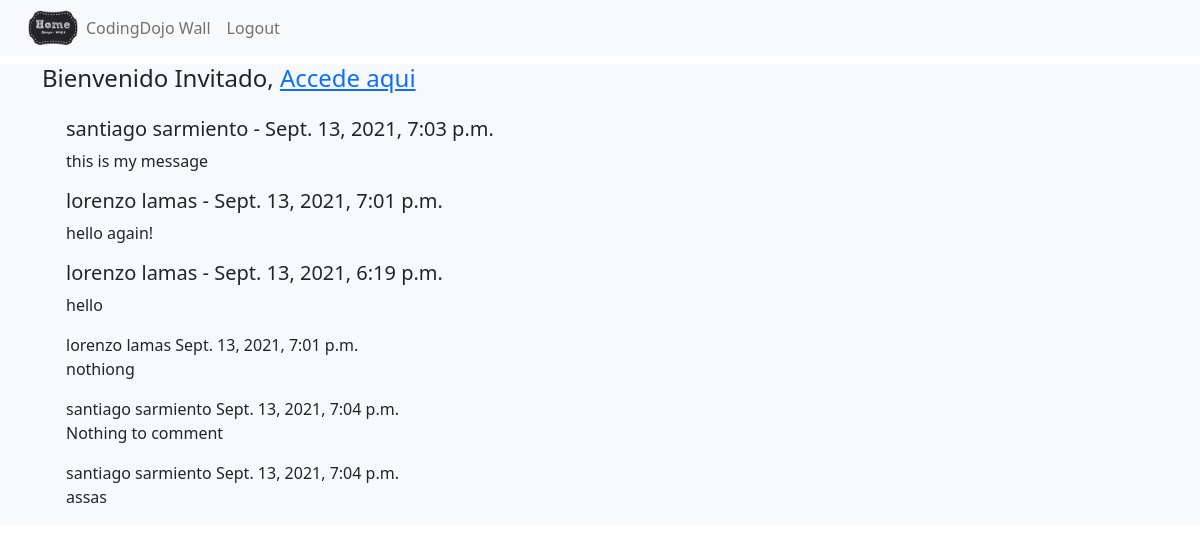
The app's page /wall with its own data.
### wall_app/models.py (models this page shows, shortened)
class Message(models.Model):
    user_id = models.ForeignKey(User, related_name='messages', on_delete=models.CASCADE)
    message = models.TextField(max_length=500)
    created_at = models.DateTimeField(auto_now_add=True)
    updated_at = models.DateTimeField(auto_now=True)
    objects = MessageManager()

class User(models.Model):
    first_name = models.CharField(max_length=255)
    last_name = models.CharField(max_length=255)
    email = models.EmailField(max_length=255, unique=True)
    password = models.CharField(max_length=255)
    created_at = models.DateTimeField(auto_now_add=True)
    updated_at = models.DateTimeField(auto_now=True)
    objects = UserManager()

class Comment(models.Model):
    user_id = models.ForeignKey(User, related_name='comments', on_delete=models.CASCADE)
    message_id = models.ForeignKey(Message, related_name='comments', on_delete=models.CASCADE)
    comment = models.TextField(max_length=500)
    created_at = models.DateTimeField(auto_now_add=True)
    updated_at = models.DateTimeField(auto_now=True)
    objects = CommentManager()

### wall_app/views.py (the view)
# urls.py: path('wall', views.wall, name='wall'),
def wall(request):
    context={
        'messages': Message.objects.all().order_by('-created_at'),
        'comments': Comment.objects.all().order_by('-created_at'),
    }
    return render(request, 'wall_app/wall.html', context)

### wall_app/templates/wall_app/wall.html (shortened to what this page needs)
{% extends "wall_app/base.html"%}
{% block content %}
    <div class="container">
        {% if request.session.usuario %}
            <h1>Bienvenido {{request.session.usuario.first_name}}  {{request.session.usuario.last_name}}</h1>
        {% else %}
            <h4>Bienvenido Invitado, <a href="{% url 'home' %}">Accede aqui</a></h4>
        {% endif %}
    </div>
    <div class="container mt-4">
        <div class="container row justify-content-start">
            <div class="container">
                {% for message in messages %}
                    <h5>{{message.user_id.first_name}} {{message.user_id.last_name}} - {{message.created_at}} </h5>
                    <p>{{message.message}}</p>
                    {% for comment in message.comments.all %}
                    {{comment.user_id.first_name}} {{comment.user_id.last_name}} {{comment.created_at}}
                    <p>{{comment.comment}}</p>
                    {% endfor %}
            {% endfor %}
        </div>
{% endblock %}

### wall_app/templates/wall_app/base.html (shortened to what this page needs)
{% load static %}
<!DOCTYPE html>
<html lang="es-CL">
<head>
    <link href="https://cdn.jsdelivr.net/npm/bootstrap@5.0.1/dist/css/bootstrap.min.css" rel="stylesheet">
    <link rel="stylesheet" href="{% static 'wall_app/css/styles.css' %}">
</head>
<body>
    <div class="wrapper">
        {% include "wall_app/navbar.html" %}
        <div class="container-fluid p-0 bg-light">
            {% block content %}{% endblock %}
        </div>
    </div>
</body>
</html>

### wall_app/templates/wall_app/navbar.html (shortened to what this page needs)
{% load static %}
<nav class="navbar navbar-expand-lg navbar-light bg-light">
    <div class="container-fluid">
            <img class="img-nav" src="{% static 'wall_app/img/home_wall.jpg' %}">
        <div class="collapse navbar-collapse" id="navbarSupportedContent">
            <ul class="navbar-nav me-auto mb-2 mb-lg-0">
                <li class="nav-item"><a class="nav-link" href="{% url 'wall' %}">CodingDojo Wall</a></li>
                <li class="nav-item"><a class="nav-link" href="{% url 'logout' %}">Logout</a></li>
            </ul>
        </div>
    </div>
</nav>

### wall_app/static/wall_app/css/styles.css (style rules this page uses)
.img-nav { width: 50px; height: auto; }
.navbar { margin-bottom: 0 auto; padding-bottom: 0 auto; }

### records on screen
Message: user_id.first_name "santiago", user_id.last_name "sarmiento", created_at "Sept. 13, 2021, 7:03 p.m.", message "this is my message"
Message: user_id.first_name "lorenzo", user_id.last_name "lamas", created_at "Sept. 13, 2021, 7:01 p.m.", message "hello again!"
Message: user_id.first_name "lorenzo", user_id.last_name "lamas", created_at "Sept. 13, 2021, 6:19 p.m.", message "hello"
Comment: user_id.first_name "lorenzo", user_id.last_name "lamas", created_at "Sept. 13, 2021, 7:01 p.m.", comment "nothiong"
Comment: user_id.first_name "santiago", user_id.last_name "sarmiento", created_at "Sept. 13, 2021, 7:04 p.m.", comment "Nothing to comment"
Comment: user_id.first_name "santiago", user_id.last_name "sarmiento", created_at "Sept. 13, 2021, 7:04 p.m.", comment "assas"
